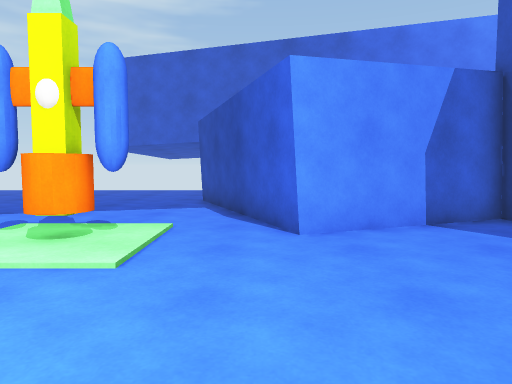
[1] (above)

16 first-person views from a walk through a Unity game level. The camera is 1.2 m above the floor, tilts 4° down and sees 70° across. The floor is counted in squares, 1 m on a side. Each view is taken from the middle of a square. On the plan, view 1 faces up. The plan holds only what a view shows up to about 15 squares ahead; the rest is blank. The place goes on beyond the plan. Surface patterns are stand-ins for the level's own textures.

[2]
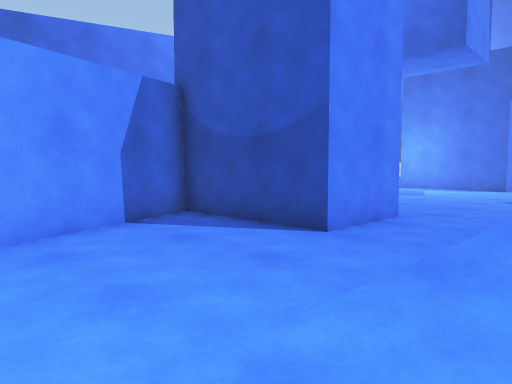

[3]
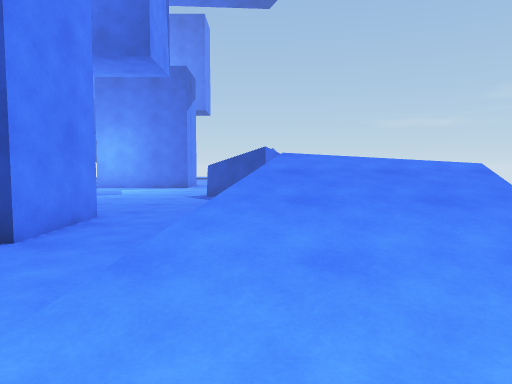

[4]
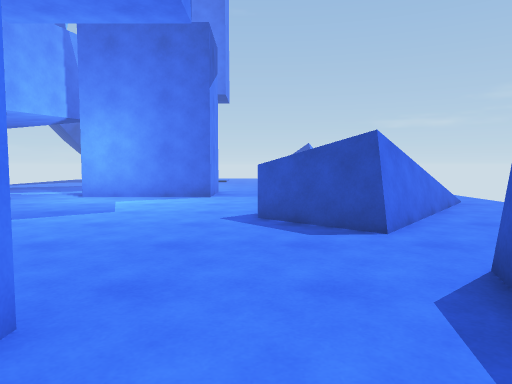

[5]
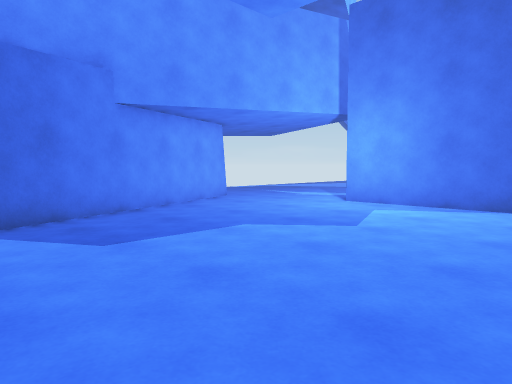

[6]
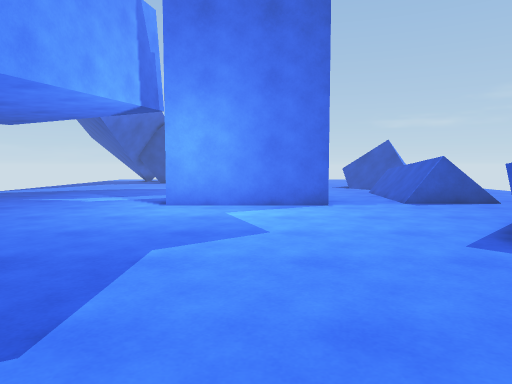

[7]
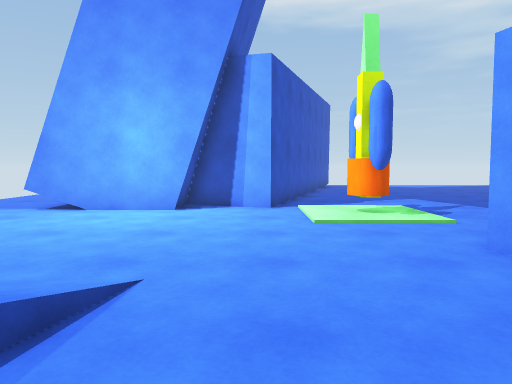

[8]
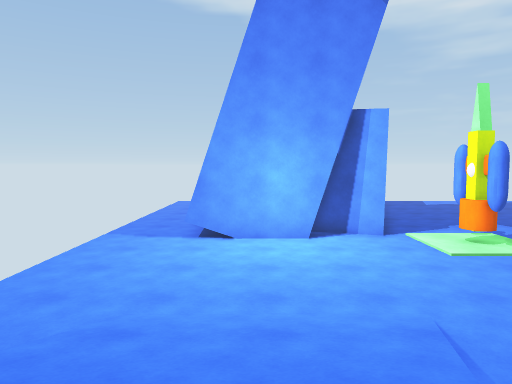

[9]
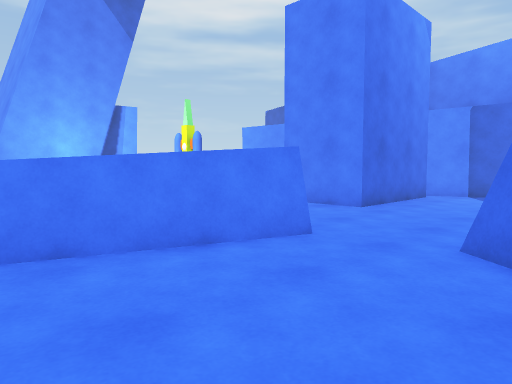

[10]
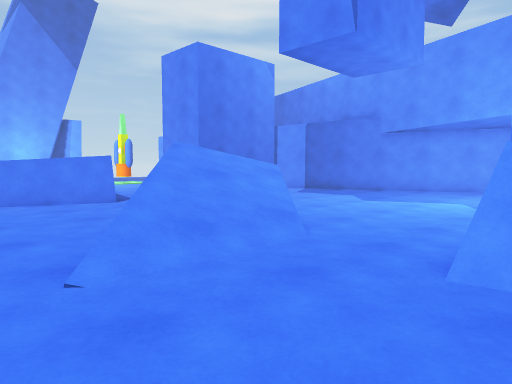

[11]
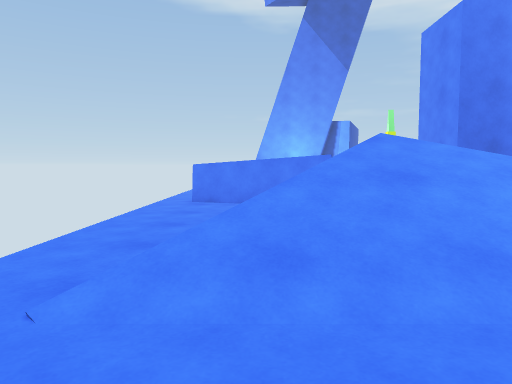

[12]
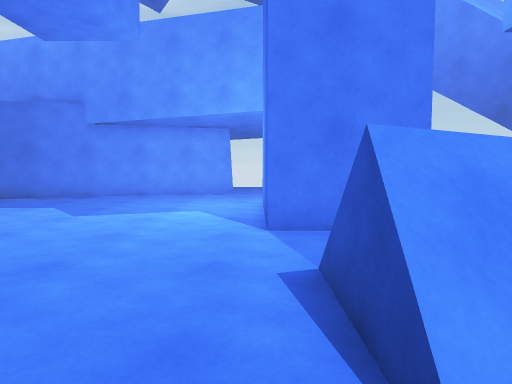

[13]
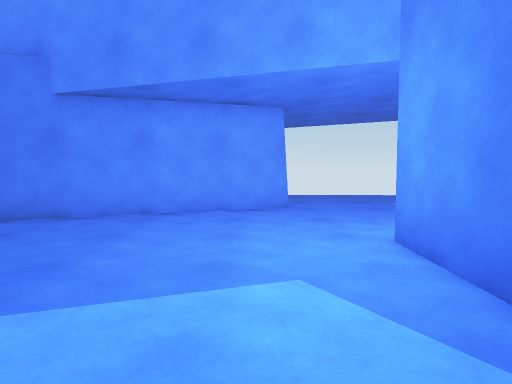

[14]
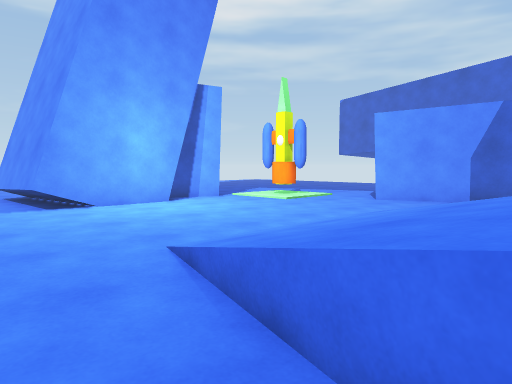

[15]
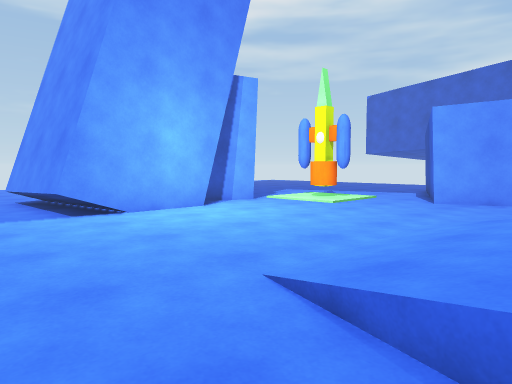

[16]
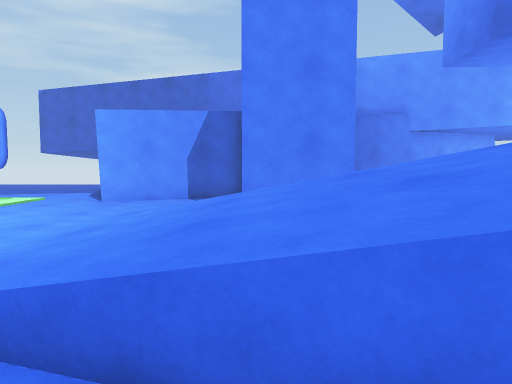

### Floor plan
Key: @ floor where view 1 was taken; # wall or solid block; . main floor; : floor 0.75 m higher than the main floor; + floor 1.25 m higher than the main floor; * floor 1.5 m higher than the main floor; / step, stairs or slope; = window, fence, low wall or low ledge; v drop or lower ground; R rocket; O other object.
Columns run from 11 left of view 1 to 22 right of it. Each row starts with its distance up from view 1.
 16                               ....
 15      ....                     ....
 14      .....                   #....
 13   .. ....#                ####....
 12   ..  ...##             ###.......
 11   ... ....#          ####.........
 10   ........##       ###............
  9   .........#       #............#
  8    ........#  ######...........##
  7   .........####..###...........#
  6   .....RRR.......###...........#
  5   #.....R........###...........#
  4   #####..........###...........###
  3       #...........................
  2       #..................=#.......
  1       ##......///.......#=#/....==
  0        #...@..///:=v....#////...#=
 -1        #....../////+*#..##////..#O
 -2 ..     #......//////*=....#///...
 -3 ..######....../////+=......=//....
 -4    ............/=:/+v.......=/....
 -5    ...............=v=............
 -6    ............................. .

Where each view was taken, in squares from view 1:
view 1: 0 up, 0 right, facing up
view 2: 0 up, 0 right, facing up-right
view 3: 0 up, 0 right, facing right
view 4: 2 up, 6 right, facing right
view 5: 2 up, 9 right, facing up-right
view 6: 6 up, 9 right, facing right
view 7: 3 up, 6 right, facing left
view 8: 1 down, 8 right, facing left
view 9: 6 down, 14 right, facing up-left
view 10: 6 down, 22 right, facing up-left
view 11: 3 down, 21 right, facing left
view 12: 3 down, 20 right, facing up
view 13: 3 up, 18 right, facing up
view 14: 6 down, 7 right, facing up-left
view 15: 6 down, 5 right, facing up-left
view 16: 6 down, 6 right, facing up
